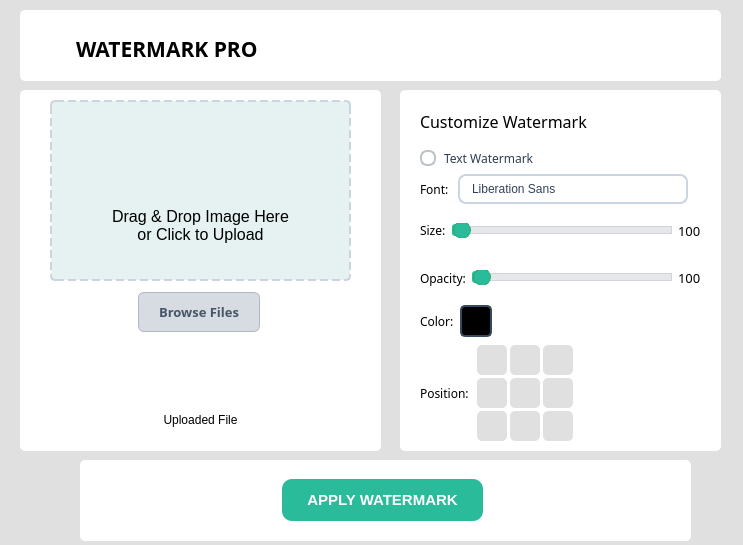
<?xml version="1.0" encoding="UTF-8"?>
<ui version="4.0">
 <class>MainWindow</class>
 <widget class="QMainWindow" name="MainWindow">
  <property name="geometry">
   <rect>
    <x>0</x>
    <y>0</y>
    <width>743</width>
    <height>545</height>
   </rect>
  </property>
  <property name="minimumSize">
   <size>
    <width>743</width>
    <height>545</height>
   </size>
  </property>
  <property name="maximumSize">
   <size>
    <width>743</width>
    <height>545</height>
   </size>
  </property>
  <property name="font">
   <font>
    <bold>false</bold>
   </font>
  </property>
  <property name="windowTitle">
   <string>MainWindow</string>
  </property>
  <property name="styleSheet">
   <string notr="true">background-color: #e0e0e0;
</string>
  </property>
  <property name="documentMode">
   <bool>false</bool>
  </property>
  <property name="tabShape">
   <enum>QTabWidget::TabShape::Rounded</enum>
  </property>
  <widget class="QWidget" name="centralwidget">
   <property name="enabled">
    <bool>true</bool>
   </property>
   <widget class="QWidget" name="title_layout" native="true">
    <property name="geometry">
     <rect>
      <x>20</x>
      <y>10</y>
      <width>701</width>
      <height>71</height>
     </rect>
    </property>
    <property name="styleSheet">
     <string notr="true">background-color: #FFF;
border-radius: 5px;</string>
    </property>
    <widget class="QWidget" name="layoutWidget">
     <property name="geometry">
      <rect>
       <x>10</x>
       <y>10</y>
       <width>711</width>
       <height>58</height>
      </rect>
     </property>
     <layout class="QHBoxLayout" name="horizontalLayout">
      <item>
       <widget class="QLabel" name="water_icon">
        <property name="minimumSize">
         <size>
          <width>40</width>
          <height>40</height>
         </size>
        </property>
        <property name="maximumSize">
         <size>
          <width>40</width>
          <height>40</height>
         </size>
        </property>
        <property name="text">
         <string/>
        </property>
        <property name="pixmap">
         <pixmap resource="images.qrc">:/Resources/droplet.svg</pixmap>
        </property>
        <property name="scaledContents">
         <bool>true</bool>
        </property>
       </widget>
      </item>
      <item>
       <widget class="QLabel" name="title_label">
        <property name="font">
         <font>
          <family>Sans Serif Collection</family>
          <pointsize>16</pointsize>
          <bold>true</bold>
          <kerning>true</kerning>
         </font>
        </property>
        <property name="text">
         <string>WATERMARK PRO</string>
        </property>
       </widget>
      </item>
      <item>
       <spacer name="horizontalSpacer_3">
        <property name="orientation">
         <enum>Qt::Orientation::Horizontal</enum>
        </property>
        <property name="sizeHint" stdset="0">
         <size>
          <width>488</width>
          <height>20</height>
         </size>
        </property>
       </spacer>
      </item>
     </layout>
    </widget>
   </widget>
   <widget class="QWidget" name="main_layout_2" native="true">
    <property name="geometry">
     <rect>
      <x>400</x>
      <y>90</y>
      <width>321</width>
      <height>361</height>
     </rect>
    </property>
    <property name="styleSheet">
     <string notr="true">background-color: #FFF;
border-radius: 5px;</string>
    </property>
    <widget class="QWidget" name="layoutWidget">
     <property name="geometry">
      <rect>
       <x>20</x>
       <y>10</y>
       <width>281</width>
       <height>343</height>
      </rect>
     </property>
     <layout class="QVBoxLayout" name="verticalLayout_3">
      <item>
       <widget class="QLabel" name="label">
        <property name="font">
         <font>
          <family>Sans Serif Collection</family>
          <pointsize>12</pointsize>
          <fontweight>DemiBold</fontweight>
         </font>
        </property>
        <property name="text">
         <string>Customize Watermark</string>
        </property>
       </widget>
      </item>
      <item>
       <layout class="QHBoxLayout" name="horizontalLayout_6">
        <item>
         <widget class="text_watermark_radio" name="text_watermark_button">
          <property name="font">
           <font>
            <family>Montserrat</family>
            <bold>false</bold>
           </font>
          </property>
          <property name="styleSheet">
           <string notr="true">QRadioButton {
    color: #2C3E50;
    font-family: &quot;Montserrat&quot;;
    spacing: 8px; 
}

QRadioButton::indicator {
    width: 12px;
    height: 12px;
    border: 2px solid #BDC3C7;
	border-radius: 7px;
}

QRadioButton::indicator:checked {
    background-color: #2ABB9B; 
    border: 2px solid #27AE60;
}</string>
          </property>
          <property name="text">
           <string>Text Watermark</string>
          </property>
          <property name="checked">
           <bool>false</bool>
          </property>
         </widget>
        </item>
        <item>
         <spacer name="horizontalSpacer_18">
          <property name="orientation">
           <enum>Qt::Orientation::Horizontal</enum>
          </property>
          <property name="sizeHint" stdset="0">
           <size>
            <width>148</width>
            <height>20</height>
           </size>
          </property>
         </spacer>
        </item>
       </layout>
      </item>
      <item>
       <layout class="QHBoxLayout" name="horizontalLayout_7">
        <item>
         <widget class="QLabel" name="label_2">
          <property name="font">
           <font>
            <family>Sans Serif Collection</family>
            <bold>false</bold>
           </font>
          </property>
          <property name="text">
           <string>Font: </string>
          </property>
         </widget>
        </item>
        <item>
         <widget class="font_box" name="font_box">
          <property name="styleSheet">
           <string notr="true">QComboBox {
    border: 2px solid #CBD5E1;
    border-radius: 8px;
    padding: 5px 10px;
    background-color: white;
    color: #334155;
    font-family: &quot;Montserrat&quot;, sans-serif;
    min-width: 150px;
}

QComboBox:hover {
    border: 2px solid #2ABB9B;
}

QComboBox::drop-down {
    subcontrol-origin: padding;
    subcontrol-position: top right;
    width: 30px;
    border-left-width: 0px; 
}

QComboBox::down-arrow {
    image: url(&quot;:/icons/down_arrow.png&quot;); /* Se tiver ícone */
    width: 12px;
    height: 12px;
}

QComboBox QAbstractItemView {
    border: 2px solid #CBD5E1;
    border-radius: 8px;
    background-color: white;
    selection-background-color: #2ABB9B;
    selection-color: white;
    outline: none;
}

QComboBox::item {
    height: 35px;
    padding-left: 10px;
}</string>
          </property>
         </widget>
        </item>
        <item>
         <spacer name="horizontalSpacer_10">
          <property name="orientation">
           <enum>Qt::Orientation::Horizontal</enum>
          </property>
          <property name="sizeHint" stdset="0">
           <size>
            <width>40</width>
            <height>20</height>
           </size>
          </property>
         </spacer>
        </item>
       </layout>
      </item>
      <item>
       <layout class="QHBoxLayout" name="horizontalLayout_8">
        <item>
         <widget class="QLabel" name="label_3">
          <property name="font">
           <font>
            <family>Sans Serif Collection</family>
            <bold>false</bold>
           </font>
          </property>
          <property name="text">
           <string>Size:</string>
          </property>
         </widget>
        </item>
        <item>
         <widget class="slider" name="slider_size">
          <property name="styleSheet">
           <string notr="true">QSlider::groove:horizontal {
    border: 1px solid #D1D5DB;
    height: 6px;
    background: #E5E7EB;
    margin: 2px 0;
    border-radius: 10px;
}

QSlider::handle:horizontal {
    background: #2ABB9B;
    border: 1px solid #27AE60;
    width: 16px;
    height: 16px;
    margin: -6px 0;
    border-radius: 9px;
}

QSlider::handle:horizontal:hover {
    background: #27AE60;
}

QSlider::sub-page:horizontal {
    background: #2ABB9B;
    border-radius: 3px;
}</string>
          </property>
          <property name="minimum">
           <number>10</number>
          </property>
          <property name="maximum">
           <number>100</number>
          </property>
          <property name="orientation">
           <enum>Qt::Orientation::Horizontal</enum>
          </property>
         </widget>
        </item>
        <item>
         <widget class="slider_size_value" name="slider_size_value">
          <property name="font">
           <font>
            <family>Sans Serif Collection</family>
            <pointsize>10</pointsize>
            <bold>false</bold>
           </font>
          </property>
          <property name="text">
           <string>100</string>
          </property>
         </widget>
        </item>
       </layout>
      </item>
      <item>
       <layout class="QHBoxLayout" name="horizontalLayout_9">
        <item>
         <widget class="QLabel" name="label_4">
          <property name="font">
           <font>
            <family>Sans Serif Collection</family>
            <bold>false</bold>
           </font>
          </property>
          <property name="text">
           <string>Opacity:</string>
          </property>
         </widget>
        </item>
        <item>
         <widget class="slider" name="slider_opacity">
          <property name="styleSheet">
           <string notr="true">QSlider::groove:horizontal {
    border: 1px solid #D1D5DB;
    height: 6px;
    background: #E5E7EB;
    margin: 2px 0;
    border-radius: 10px;
}

QSlider::handle:horizontal {
    background: #2ABB9B;
    border: 1px solid #27AE60;
    width: 16px;
    height: 16px;
    margin: -6px 0;
    border-radius: 9px;
}

QSlider::handle:horizontal:hover {
    background: #27AE60;
}

QSlider::sub-page:horizontal {
    background: #2ABB9B;
    border-radius: 3px;
}</string>
          </property>
          <property name="minimum">
           <number>10</number>
          </property>
          <property name="maximum">
           <number>100</number>
          </property>
          <property name="orientation">
           <enum>Qt::Orientation::Horizontal</enum>
          </property>
         </widget>
        </item>
        <item>
         <widget class="slider_opacity_value" name="slider_opacity_value">
          <property name="font">
           <font>
            <family>Sans Serif Collection</family>
            <pointsize>10</pointsize>
            <bold>false</bold>
           </font>
          </property>
          <property name="text">
           <string>100</string>
          </property>
         </widget>
        </item>
       </layout>
      </item>
      <item>
       <layout class="QHBoxLayout" name="horizontalLayout_10">
        <item>
         <widget class="QLabel" name="label_5">
          <property name="font">
           <font>
            <family>Sans Serif Collection</family>
            <bold>false</bold>
           </font>
          </property>
          <property name="text">
           <string>Color:</string>
          </property>
         </widget>
        </item>
        <item>
         <widget class="color_box" name="color_box">
          <property name="minimumSize">
           <size>
            <width>32</width>
            <height>32</height>
           </size>
          </property>
          <property name="maximumSize">
           <size>
            <width>32</width>
            <height>32</height>
           </size>
          </property>
          <property name="styleSheet">
           <string notr="true">background-color: #000000; 
border: 2px solid #34495E;
border-radius: 5px;</string>
          </property>
          <property name="text">
           <string/>
          </property>
         </widget>
        </item>
        <item>
         <spacer name="horizontalSpacer_16">
          <property name="orientation">
           <enum>Qt::Orientation::Horizontal</enum>
          </property>
          <property name="sizeHint" stdset="0">
           <size>
            <width>158</width>
            <height>20</height>
           </size>
          </property>
         </spacer>
        </item>
       </layout>
      </item>
      <item>
       <layout class="QHBoxLayout" name="horizontalLayout_11">
        <item>
         <widget class="QLabel" name="label_6">
          <property name="font">
           <font>
            <family>Sans Serif Collection</family>
            <bold>false</bold>
           </font>
          </property>
          <property name="text">
           <string>Position:</string>
          </property>
         </widget>
        </item>
        <item>
         <widget class="QFrame" name="position_box">
          <property name="frameShape">
           <enum>QFrame::Shape::StyledPanel</enum>
          </property>
          <property name="frameShadow">
           <enum>QFrame::Shadow::Raised</enum>
          </property>
          <layout class="QGridLayout" name="gridLayout">
           <property name="leftMargin">
            <number>2</number>
           </property>
           <property name="topMargin">
            <number>2</number>
           </property>
           <property name="rightMargin">
            <number>2</number>
           </property>
           <property name="bottomMargin">
            <number>2</number>
           </property>
           <property name="spacing">
            <number>3</number>
           </property>
           <item row="2" column="1">
            <widget class="pos_button" name="pos_bottom_mid">
             <property name="minimumSize">
              <size>
               <width>30</width>
               <height>30</height>
              </size>
             </property>
             <property name="maximumSize">
              <size>
               <width>30</width>
               <height>30</height>
              </size>
             </property>
             <property name="styleSheet">
              <string notr="true">QPushButton:checked {
    background-color: #2ABB9B;
    color: white;
    border: 2px solid #24a085;
}
QPushButton {
	background-color: #e0e0e0
}</string>
             </property>
             <property name="text">
              <string/>
             </property>
             <property name="checkable">
              <bool>true</bool>
             </property>
             <attribute name="buttonGroup">
              <string notr="true">buttonGroup</string>
             </attribute>
            </widget>
           </item>
           <item row="1" column="1">
            <widget class="pos_button" name="pos_mid">
             <property name="minimumSize">
              <size>
               <width>30</width>
               <height>30</height>
              </size>
             </property>
             <property name="maximumSize">
              <size>
               <width>30</width>
               <height>30</height>
              </size>
             </property>
             <property name="styleSheet">
              <string notr="true">QPushButton:checked {
    background-color: #2ABB9B;
    color: white;
    border: 2px solid #24a085;
}
QPushButton {
	background-color: #e0e0e0
}</string>
             </property>
             <property name="text">
              <string/>
             </property>
             <property name="checkable">
              <bool>true</bool>
             </property>
             <attribute name="buttonGroup">
              <string notr="true">buttonGroup</string>
             </attribute>
            </widget>
           </item>
           <item row="1" column="0">
            <widget class="pos_button" name="pos_mid_left">
             <property name="minimumSize">
              <size>
               <width>30</width>
               <height>30</height>
              </size>
             </property>
             <property name="maximumSize">
              <size>
               <width>30</width>
               <height>30</height>
              </size>
             </property>
             <property name="styleSheet">
              <string notr="true">QPushButton:checked {
    background-color: #2ABB9B;
    color: white;
    border: 2px solid #24a085;
}
QPushButton {
	background-color: #e0e0e0
}</string>
             </property>
             <property name="text">
              <string/>
             </property>
             <property name="checkable">
              <bool>true</bool>
             </property>
             <attribute name="buttonGroup">
              <string notr="true">buttonGroup</string>
             </attribute>
            </widget>
           </item>
           <item row="0" column="0">
            <widget class="pos_button" name="pos_top_left">
             <property name="minimumSize">
              <size>
               <width>30</width>
               <height>30</height>
              </size>
             </property>
             <property name="maximumSize">
              <size>
               <width>30</width>
               <height>30</height>
              </size>
             </property>
             <property name="styleSheet">
              <string notr="true">QPushButton:checked {
    background-color: #2ABB9B;
    color: white;
    border: 2px solid #24a085;
}
QPushButton {
	background-color: #e0e0e0
}</string>
             </property>
             <property name="text">
              <string/>
             </property>
             <property name="checkable">
              <bool>true</bool>
             </property>
             <attribute name="buttonGroup">
              <string notr="true">buttonGroup</string>
             </attribute>
            </widget>
           </item>
           <item row="2" column="2">
            <widget class="pos_button" name="pos_bottom_right">
             <property name="minimumSize">
              <size>
               <width>30</width>
               <height>30</height>
              </size>
             </property>
             <property name="maximumSize">
              <size>
               <width>30</width>
               <height>30</height>
              </size>
             </property>
             <property name="styleSheet">
              <string notr="true">QPushButton:checked {
    background-color: #2ABB9B;
    color: white;
    border: 2px solid #24a085;
}
QPushButton {
	background-color: #e0e0e0
}</string>
             </property>
             <property name="text">
              <string/>
             </property>
             <property name="checkable">
              <bool>true</bool>
             </property>
             <attribute name="buttonGroup">
              <string notr="true">buttonGroup</string>
             </attribute>
            </widget>
           </item>
           <item row="2" column="0">
            <widget class="pos_button" name="pos_bottom_left">
             <property name="minimumSize">
              <size>
               <width>30</width>
               <height>30</height>
              </size>
             </property>
             <property name="maximumSize">
              <size>
               <width>30</width>
               <height>30</height>
              </size>
             </property>
             <property name="styleSheet">
              <string notr="true">QPushButton:checked {
    background-color: #2ABB9B;
    color: white;
    border: 2px solid #24a085;
}
QPushButton {
	background-color: #e0e0e0
}</string>
             </property>
             <property name="text">
              <string/>
             </property>
             <property name="checkable">
              <bool>true</bool>
             </property>
             <attribute name="buttonGroup">
              <string notr="true">buttonGroup</string>
             </attribute>
            </widget>
           </item>
           <item row="0" column="2">
            <widget class="pos_button" name="pos_top_right">
             <property name="minimumSize">
              <size>
               <width>30</width>
               <height>30</height>
              </size>
             </property>
             <property name="maximumSize">
              <size>
               <width>30</width>
               <height>30</height>
              </size>
             </property>
             <property name="styleSheet">
              <string notr="true">QPushButton:checked {
    background-color: #2ABB9B;
    color: white;
    border: 2px solid #24a085;
}
QPushButton {
	background-color: #e0e0e0
}</string>
             </property>
             <property name="text">
              <string/>
             </property>
             <property name="checkable">
              <bool>true</bool>
             </property>
             <attribute name="buttonGroup">
              <string notr="true">buttonGroup</string>
             </attribute>
            </widget>
           </item>
           <item row="0" column="1">
            <widget class="pos_button" name="pos_top_mid">
             <property name="minimumSize">
              <size>
               <width>30</width>
               <height>30</height>
              </size>
             </property>
             <property name="maximumSize">
              <size>
               <width>30</width>
               <height>30</height>
              </size>
             </property>
             <property name="styleSheet">
              <string notr="true">QPushButton:checked {
    background-color: #2ABB9B;
    color: white;
    border: 2px solid #24a085;
}
QPushButton {
	background-color: #e0e0e0
}</string>
             </property>
             <property name="text">
              <string/>
             </property>
             <property name="checkable">
              <bool>true</bool>
             </property>
             <attribute name="buttonGroup">
              <string notr="true">buttonGroup</string>
             </attribute>
            </widget>
           </item>
           <item row="1" column="2">
            <widget class="pos_button" name="pos_mid_right">
             <property name="minimumSize">
              <size>
               <width>30</width>
               <height>30</height>
              </size>
             </property>
             <property name="maximumSize">
              <size>
               <width>30</width>
               <height>30</height>
              </size>
             </property>
             <property name="styleSheet">
              <string notr="true">QPushButton:checked {
    background-color: #2ABB9B;
    color: white;
    border: 2px solid #24a085;
}
QPushButton {
	background-color: #e0e0e0
}</string>
             </property>
             <property name="text">
              <string/>
             </property>
             <property name="checkable">
              <bool>true</bool>
             </property>
             <attribute name="buttonGroup">
              <string notr="true">buttonGroup</string>
             </attribute>
            </widget>
           </item>
          </layout>
         </widget>
        </item>
        <item>
         <spacer name="horizontalSpacer_17">
          <property name="orientation">
           <enum>Qt::Orientation::Horizontal</enum>
          </property>
          <property name="sizeHint" stdset="0">
           <size>
            <width>48</width>
            <height>20</height>
           </size>
          </property>
         </spacer>
        </item>
       </layout>
      </item>
     </layout>
    </widget>
   </widget>
   <widget class="QWidget" name="main_layout" native="true">
    <property name="geometry">
     <rect>
      <x>20</x>
      <y>90</y>
      <width>361</width>
      <height>361</height>
     </rect>
    </property>
    <property name="styleSheet">
     <string notr="true">background-color: #FFF;
border-radius: 5px;</string>
    </property>
    <widget class="drop_area" name="drop_area">
     <property name="enabled">
      <bool>true</bool>
     </property>
     <property name="geometry">
      <rect>
       <x>30</x>
       <y>10</y>
       <width>301</width>
       <height>181</height>
      </rect>
     </property>
     <property name="styleSheet">
      <string notr="true">#drop_area {
    border: 2px dashed #CBD5E1;
	background-color: #e6f2f1;
	border-radius: 5px
}
</string>
     </property>
     <property name="frameShape">
      <enum>QFrame::Shape::Box</enum>
     </property>
     <property name="frameShadow">
      <enum>QFrame::Shadow::Raised</enum>
     </property>
     <layout class="QVBoxLayout" name="verticalLayout">
      <item>
       <spacer name="verticalSpacer">
        <property name="orientation">
         <enum>Qt::Orientation::Vertical</enum>
        </property>
        <property name="sizeHint" stdset="0">
         <size>
          <width>20</width>
          <height>12</height>
         </size>
        </property>
       </spacer>
      </item>
      <item>
       <layout class="QHBoxLayout" name="horizontalLayout_2">
        <item>
         <spacer name="horizontalSpacer">
          <property name="orientation">
           <enum>Qt::Orientation::Horizontal</enum>
          </property>
          <property name="sizeHint" stdset="0">
           <size>
            <width>68</width>
            <height>20</height>
           </size>
          </property>
         </spacer>
        </item>
        <item>
         <widget class="QLabel" name="label_7">
          <property name="minimumSize">
           <size>
            <width>64</width>
            <height>64</height>
           </size>
          </property>
          <property name="maximumSize">
           <size>
            <width>64</width>
            <height>64</height>
           </size>
          </property>
          <property name="styleSheet">
           <string notr="true">background-color: transparent</string>
          </property>
          <property name="text">
           <string/>
          </property>
          <property name="pixmap">
           <pixmap resource="images.qrc">:/Resources/cloud.svg</pixmap>
          </property>
          <property name="scaledContents">
           <bool>true</bool>
          </property>
         </widget>
        </item>
        <item>
         <spacer name="horizontalSpacer_2">
          <property name="orientation">
           <enum>Qt::Orientation::Horizontal</enum>
          </property>
          <property name="sizeHint" stdset="0">
           <size>
            <width>68</width>
            <height>20</height>
           </size>
          </property>
         </spacer>
        </item>
       </layout>
      </item>
      <item>
       <layout class="QHBoxLayout" name="horizontalLayout_3">
        <item>
         <spacer name="horizontalSpacer_4">
          <property name="orientation">
           <enum>Qt::Orientation::Horizontal</enum>
          </property>
          <property name="sizeHint" stdset="0">
           <size>
            <width>28</width>
            <height>20</height>
           </size>
          </property>
         </spacer>
        </item>
        <item>
         <widget class="QLabel" name="label_8">
          <property name="font">
           <font>
            <pointsize>12</pointsize>
           </font>
          </property>
          <property name="styleSheet">
           <string notr="true">background-color: transparent</string>
          </property>
          <property name="text">
           <string>Drag &amp; Drop Image Here or Click to Upload</string>
          </property>
          <property name="alignment">
           <set>Qt::AlignmentFlag::AlignCenter</set>
          </property>
          <property name="wordWrap">
           <bool>true</bool>
          </property>
         </widget>
        </item>
        <item>
         <spacer name="horizontalSpacer_5">
          <property name="orientation">
           <enum>Qt::Orientation::Horizontal</enum>
          </property>
          <property name="sizeHint" stdset="0">
           <size>
            <width>28</width>
            <height>20</height>
           </size>
          </property>
         </spacer>
        </item>
       </layout>
      </item>
      <item>
       <spacer name="verticalSpacer_2">
        <property name="orientation">
         <enum>Qt::Orientation::Vertical</enum>
        </property>
        <property name="sizeHint" stdset="0">
         <size>
          <width>20</width>
          <height>13</height>
         </size>
        </property>
       </spacer>
      </item>
     </layout>
    </widget>
    <widget class="filename_label" name="filename_label">
     <property name="geometry">
      <rect>
       <x>10</x>
       <y>320</y>
       <width>341</width>
       <height>20</height>
      </rect>
     </property>
     <property name="styleSheet">
      <string notr="true"/>
     </property>
     <property name="text">
      <string>Uploaded File</string>
     </property>
     <property name="alignment">
      <set>Qt::AlignmentFlag::AlignCenter</set>
     </property>
    </widget>
    <widget class="QWidget" name="layoutWidget">
     <property name="geometry">
      <rect>
       <x>30</x>
       <y>200</y>
       <width>298</width>
       <height>116</height>
      </rect>
     </property>
     <layout class="QVBoxLayout" name="verticalLayout_2">
      <item>
       <layout class="QHBoxLayout" name="horizontalLayout_4">
        <item>
         <spacer name="horizontalSpacer_6">
          <property name="orientation">
           <enum>Qt::Orientation::Horizontal</enum>
          </property>
          <property name="sizeHint" stdset="0">
           <size>
            <width>88</width>
            <height>20</height>
           </size>
          </property>
         </spacer>
        </item>
        <item>
         <widget class="btn_browse" name="btn_browse">
          <property name="font">
           <font>
            <family>Montserrat</family>
            <pointsize>-1</pointsize>
            <fontweight>DemiBold</fontweight>
           </font>
          </property>
          <property name="cursor">
           <cursorShape>PointingHandCursor</cursorShape>
          </property>
          <property name="styleSheet">
           <string notr="true">#btn_browse {
    background-color: #D6DCE2;
    padding: 10px 20px;
    border: 1px solid #B0B7BE;
    border-radius: 6px;
    color: #475569;
    font-family: &quot;Montserrat&quot;, sans-serif;
    font-weight: 600;
    font-size: 13px;
}

#btn_browse:hover {
    background-color: #CBD5E1;
    border: 1px solid #94A3B8;
    color: #1E293B;
}

QPushButton#btn_browse:pressed {
    background-color: #94A3B8;
    padding-top: 11px; 
    padding-bottom: 9px;
}

QPushButton#btn_browse:disabled {
    background-color: #F1F5F9;
    color: #CBD5E1;
    border: 1px solid #E2E8F0;
}</string>
          </property>
          <property name="text">
           <string>Browse Files</string>
          </property>
          <property name="icon">
           <iconset resource="images.qrc">
            <normaloff>:/Resources/folder.svg</normaloff>:/Resources/folder.svg</iconset>
          </property>
          <property name="iconSize">
           <size>
            <width>18</width>
            <height>18</height>
           </size>
          </property>
         </widget>
        </item>
        <item>
         <spacer name="horizontalSpacer_7">
          <property name="orientation">
           <enum>Qt::Orientation::Horizontal</enum>
          </property>
          <property name="sizeHint" stdset="0">
           <size>
            <width>88</width>
            <height>20</height>
           </size>
          </property>
         </spacer>
        </item>
       </layout>
      </item>
      <item>
       <layout class="QHBoxLayout" name="horizontalLayout_5">
        <item>
         <spacer name="horizontalSpacer_9">
          <property name="orientation">
           <enum>Qt::Orientation::Horizontal</enum>
          </property>
          <property name="sizeHint" stdset="0">
           <size>
            <width>108</width>
            <height>20</height>
           </size>
          </property>
         </spacer>
        </item>
        <item>
         <widget class="QLabel" name="label_9">
          <property name="enabled">
           <bool>true</bool>
          </property>
          <property name="minimumSize">
           <size>
            <width>64</width>
            <height>64</height>
           </size>
          </property>
          <property name="maximumSize">
           <size>
            <width>64</width>
            <height>64</height>
           </size>
          </property>
          <property name="styleSheet">
           <string notr="true">background-color: transparent</string>
          </property>
          <property name="text">
           <string/>
          </property>
          <property name="pixmap">
           <pixmap resource="images.qrc">:/Resources/image.svg</pixmap>
          </property>
          <property name="scaledContents">
           <bool>true</bool>
          </property>
         </widget>
        </item>
        <item>
         <spacer name="horizontalSpacer_8">
          <property name="orientation">
           <enum>Qt::Orientation::Horizontal</enum>
          </property>
          <property name="sizeHint" stdset="0">
           <size>
            <width>108</width>
            <height>20</height>
           </size>
          </property>
         </spacer>
        </item>
       </layout>
      </item>
     </layout>
    </widget>
   </widget>
   <widget class="QWidget" name="footer_layout" native="true">
    <property name="geometry">
     <rect>
      <x>80</x>
      <y>460</y>
      <width>611</width>
      <height>81</height>
     </rect>
    </property>
    <property name="styleSheet">
     <string notr="true">background-color: #FFF;
border-radius: 5px;</string>
    </property>
    <layout class="QVBoxLayout" name="verticalLayout_7">
     <item>
      <layout class="QHBoxLayout" name="horizontalLayout_22">
       <item>
        <spacer name="horizontalSpacer_11">
         <property name="orientation">
          <enum>Qt::Orientation::Horizontal</enum>
         </property>
         <property name="sizeHint" stdset="0">
          <size>
           <width>138</width>
           <height>20</height>
          </size>
         </property>
        </spacer>
       </item>
       <item>
        <widget class="generate_btn" name="generate_btn">
         <property name="styleSheet">
          <string notr="true">QPushButton#generate_btn {
    background-color: #2ABB9B;
    color: white;
    border: none;
    border-radius: 10px;
    padding: 12px 25px;
    font-family: &quot;Montserrat&quot;, sans-serif;
    font-size: 15px;
    font-weight: bold;
}

QPushButton#generate_btn:hover {
    background-color: #34D399;
}

QPushButton#generate_btn:pressed {
    background-color: #059669;
    padding-top: 14px;
    padding-bottom: 10px;
}

QPushButton#generate_btn:disabled {
    background-color: #E2E8F0;
    color: #94A3B8;
}</string>
         </property>
         <property name="text">
          <string>APPLY WATERMARK</string>
         </property>
        </widget>
       </item>
       <item>
        <spacer name="horizontalSpacer_12">
         <property name="orientation">
          <enum>Qt::Orientation::Horizontal</enum>
         </property>
         <property name="sizeHint" stdset="0">
          <size>
           <width>208</width>
           <height>20</height>
          </size>
         </property>
        </spacer>
       </item>
      </layout>
     </item>
    </layout>
   </widget>
  </widget>
 </widget>
 <customwidgets>
  <customwidget>
   <class>drop_area</class>
   <extends>QFrame</extends>
   <header>widgets.py</header>
   <container>1</container>
  </customwidget>
  <customwidget>
   <class>btn_browse</class>
   <extends>QPushButton</extends>
   <header>widgets.py</header>
  </customwidget>
  <customwidget>
   <class>filename_label</class>
   <extends>QLabel</extends>
   <header>widgets.py</header>
  </customwidget>
  <customwidget>
   <class>text_watermark_radio</class>
   <extends>QRadioButton</extends>
   <header>widgets.py</header>
  </customwidget>
  <customwidget>
   <class>font_box</class>
   <extends>QFontComboBox</extends>
   <header>widgets.py</header>
  </customwidget>
  <customwidget>
   <class>slider_size_value</class>
   <extends>QLabel</extends>
   <header>widgets.py</header>
  </customwidget>
  <customwidget>
   <class>slider_opacity_value</class>
   <extends>QLabel</extends>
   <header>widgets.py</header>
  </customwidget>
  <customwidget>
   <class>color_box</class>
   <extends>QPushButton</extends>
   <header>widgets.py</header>
  </customwidget>
  <customwidget>
   <class>generate_btn</class>
   <extends>QPushButton</extends>
   <header>widgets.py</header>
  </customwidget>
  <customwidget>
   <class>pos_button</class>
   <extends>QPushButton</extends>
   <header>widgets.py</header>
  </customwidget>
  <customwidget>
   <class>slider</class>
   <extends>QSlider</extends>
   <header>widgets.py</header>
  </customwidget>
 </customwidgets>
 <resources>
  <include location="images.qrc"/>
 </resources>
 <connections/>
 <buttongroups>
  <buttongroup name="buttonGroup"/>
 </buttongroups>
</ui>
